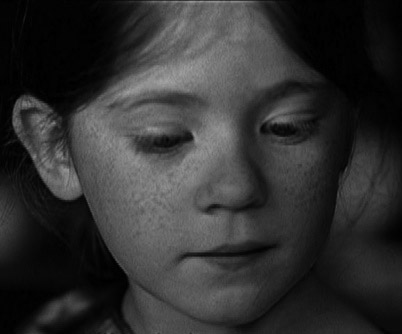
#> input picture data/img4.jpg, 402 x 334 px, found by its file name
$ python cv_threshold_Morphology.py
#> lines starting #> are read from the running program, lines starting #| are printed output that depends on the picture; after the words box and inside, x2 and y2 are one past the last pixel; in counts of white or black regions, pixels touching at a corner belong together
import os
import numpy as np
import cv2
import matplotlib.pyplot as plt

os.chdir("/Users/admin/Desktop/CL/Python/OpenCV")
img_gray=cv2.imread("img4.jpg")
#> img_gray is the input picture: shape (334, 402, 3); min 0, max 165, mean 49
img=img_gray
ret, thresh1 = cv2.threshold(img_gray, 127, 255, cv2.THRESH_BINARY)#>127->255,<127->0
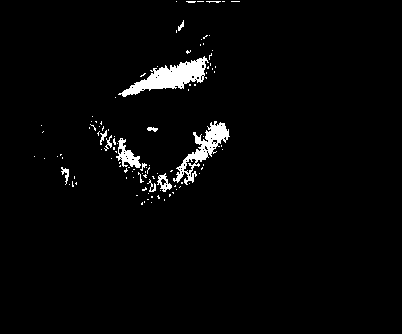
#> thresh1: shape (334, 402, 3); 2.6% white; 109 white regions (98 under 20 px), largest, box (x1, y1, x2, y2) and area: (118, 56, 209, 97) 1426, (173, 121, 230, 185) 1012, (116, 138, 141, 168) 321
ret, thresh2 = cv2.threshold(img_gray, 127, 255, cv2.THRESH_BINARY_INV)#>127->0,<127->255
ret, thresh3 = cv2.threshold(img_gray, 127, 255, cv2.THRESH_TRUNC)#>127->127,<127->不变
ret, thresh4 = cv2.threshold(img_gray, 127, 255, cv2.THRESH_TOZERO)#>127->不变,<=127->0
ret, thresh5 = cv2.threshold(img_gray, 127, 255, cv2.THRESH_TOZERO_INV)

titles = ['Original Image', 'BINARY', 'BINARY_INV', 'TRUNC', 'TOZERO', 'TOZERO_INV']
images = [img, thresh1, thresh2, thresh3, thresh4, thresh5]

for i in range(6):
    plt.subplot(2, 3, i + 1), plt.imshow(images[i], 'gray')
    plt.title(titles[i])
    plt.xticks([]), plt.yticks([])
plt.show()

cv2.imshow('img', img)
cv2.waitKey(0)
# print(img)
# cv2.destroyAllWindows()
# 均值滤波
# 简单的平均卷积操作
blur = cv2.blur(img, (3, 3))
cv2.imshow('blur', blur)
cv2.waitKey(0)
cv2.destroyAllWindows()
# print("blur",blur)
# 方框滤波
# 基本和均值一样，可以选择归一化
box = cv2.boxFilter(img,-1,(3,3), normalize=True)
cv2.imshow('box1', box)
cv2.waitKey(0)
cv2.destroyAllWindows()
# 方框滤波
# 基本和均值一样，可以选择归一化,容易越界
box = cv2.boxFilter(img,-1,(3,3), normalize=False)
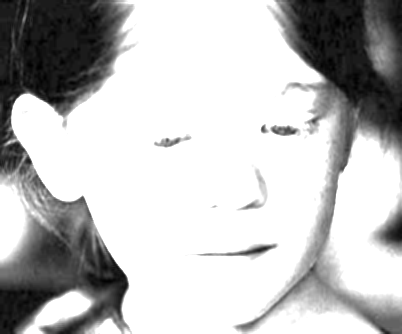
#> box: shape (334, 402, 3); min 0, max 255, mean 190.1
cv2.imshow('box2', box)
cv2.waitKey(0)
cv2.destroyAllWindows()
# 高斯滤波
# 高斯模糊的卷积核里的数值是满足高斯分布，相当于更重视中间的
aussian = cv2.GaussianBlur(img, (5, 5), 1)
cv2.imshow('aussian', aussian)
cv2.waitKey(0)
cv2.destroyAllWindows()
# 中值滤波
# 相当于用中值代替
median = cv2.medianBlur(img, 5)  # 中值滤波
cv2.imshow('median', median)
cv2.waitKey(0)
cv2.destroyAllWindows()
# 展示所有的
res = np.hstack((blur,aussian,median))#vstack
#print (res)
cv2.imshow('median vs average', res)
cv2.waitKey(0)
cv2.destroyAllWindows()
#腐蚀
kernel = np.ones((10,10),np.uint8)
erosion_1 = cv2.erode(img,kernel,iterations = 1)
erosion_2 = cv2.erode(img,kernel,iterations = 2)
erosion_3 = cv2.erode(img,kernel,iterations = 3)
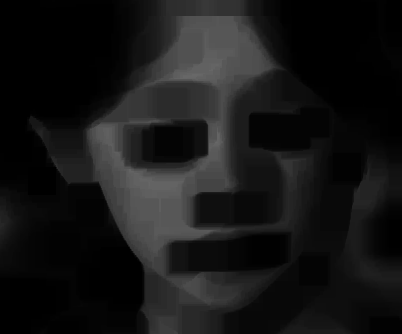
#> erosion_3: shape (334, 402, 3); min 0, max 104, mean 22.1
res = np.hstack((erosion_1,erosion_2,erosion_3))
cv2.imshow('res', res)
cv2.waitKey(0)
cv2.destroyAllWindows()
#膨胀
kernel = np.ones((10,10),np.uint8)
dilate_1 = cv2.dilate(img,kernel,iterations = 1)
dilate_2 = cv2.dilate(img,kernel,iterations = 2)
dilate_3 = cv2.dilate(img,kernel,iterations = 3)
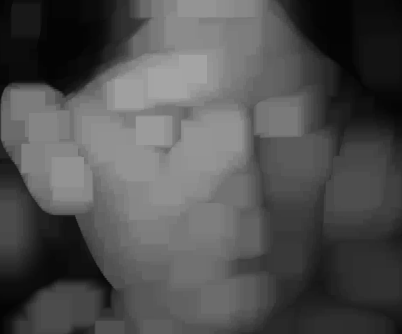
#> dilate_3: shape (334, 402, 3); min 4, max 165, mean 80.1
res = np.hstack((dilate_1,dilate_2,dilate_3))
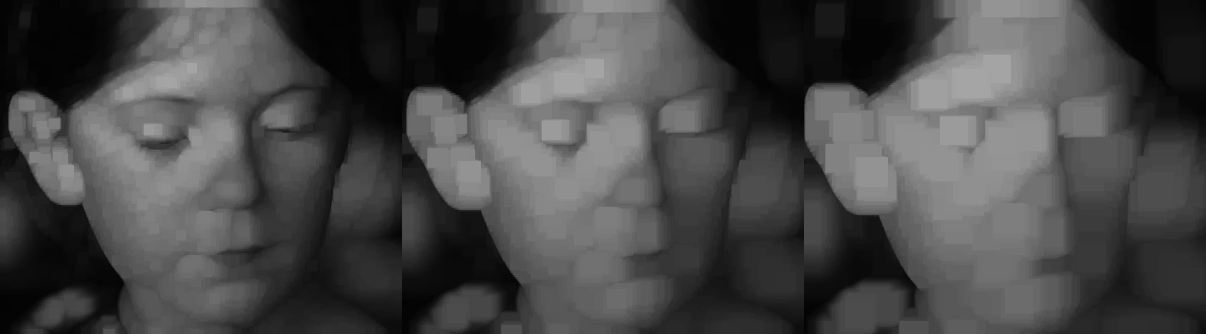
#> res: shape (334, 1206, 3); min 2, max 165, mean 71.8
cv2.imshow('res', res)
cv2.waitKey(0)
cv2.destroyAllWindows()
# 开：先腐蚀，再膨胀
kernel = np.ones((5,5),np.uint8)
opening = cv2.morphologyEx(img, cv2.MORPH_OPEN, kernel)
cv2.imshow('opening', opening)
cv2.waitKey(0)
cv2.destroyAllWindows()
# 闭：先膨胀，再腐蚀
kernel = np.ones((5,5),np.uint8)
closing = cv2.morphologyEx(img, cv2.MORPH_CLOSE, kernel)
cv2.imshow('closing', closing)
cv2.waitKey(0)
cv2.destroyAllWindows()
# 梯度=膨胀-腐蚀
kernel = np.ones((7,7),np.uint8)
dilate = cv2.dilate(img,kernel,iterations = 5)
erosion = cv2.erode(img,kernel,iterations = 5)
res = np.hstack((dilate,erosion))
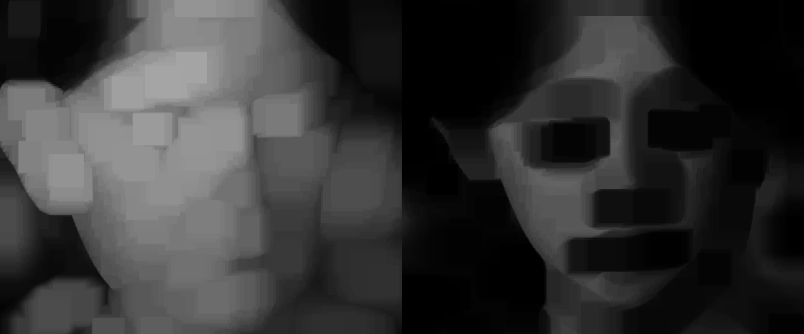
#> res: shape (334, 804, 3); min 0, max 165, mean 51.4
cv2.imshow('res', res)
cv2.waitKey(0)
cv2.destroyAllWindows()
gradient = cv2.morphologyEx(img, cv2.MORPH_GRADIENT, kernel)
cv2.imshow('gradient', gradient)
cv2.waitKey(0)
cv2.destroyAllWindows()
#礼帽 = 原始输入-开运算结果(刺)
tophat = cv2.morphologyEx(img, cv2.MORPH_TOPHAT, kernel)
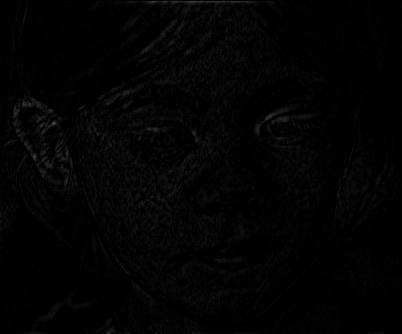
#> tophat: shape (334, 402, 3); min 0, max 75, mean 3.1
cv2.imshow('tophat', tophat)
cv2.waitKey(0)
cv2.destroyAllWindows()
#黑帽 = 闭运算-原始输入（没有刺，只有轮廓）
blackhat  = cv2.morphologyEx(img,cv2.MORPH_BLACKHAT, kernel)
cv2.imshow('blackhat ', blackhat )
cv2.waitKey(0)
cv2.destroyAllWindows()

$ run again, with data/img2.jpg copied over data/img4.jpg
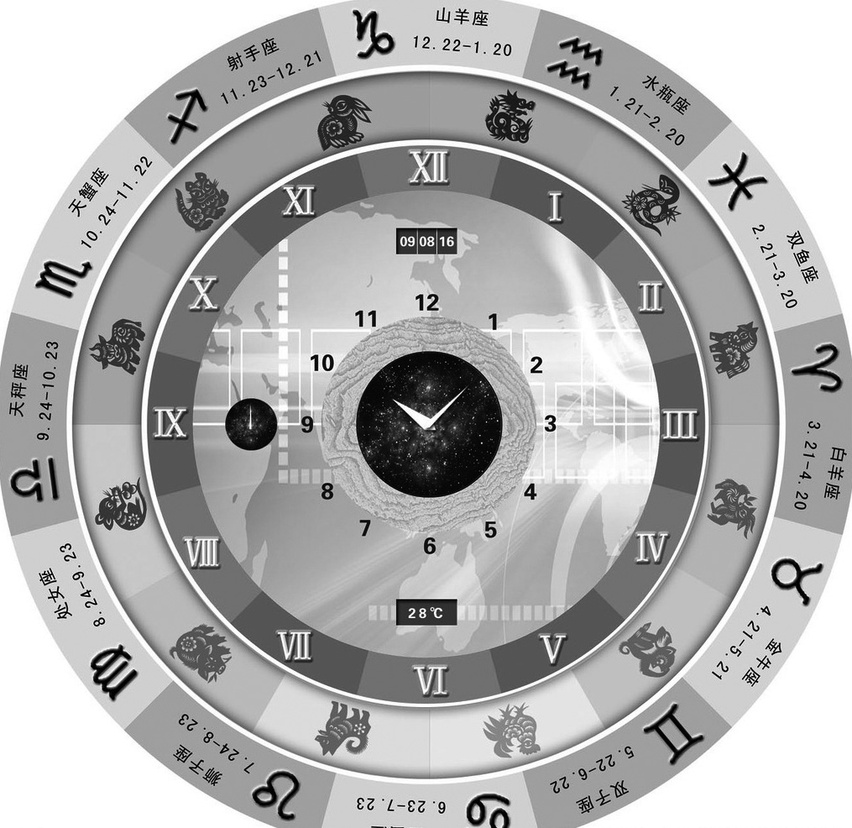
#> input picture data/img2.jpg, 852 x 828 px, shrunk from 1015 x 986 before the run, found by its file name
#> img_gray is the input picture: shape (828, 852, 3); min 0, max 255, mean 176.1
#> `ret, thresh1 = cv2.threshold(img_gray, 127, 255, cv2.THRESH_BINARY)#>1..`:
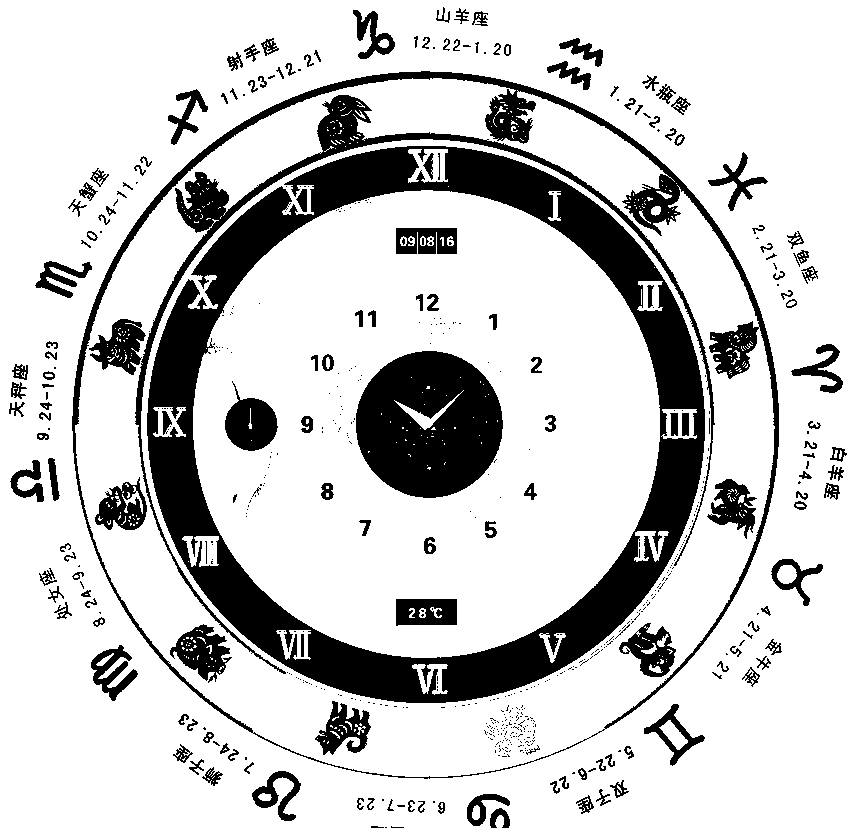
#> thresh1: shape (828, 852, 3); 79.8% white; 593 black regions (425 under 20 px), largest, box (x1, y1, x2, y2) and area: (147, 146, 705, 703) 65701, (356, 351, 503, 498) 16381, (72, 71, 779, 779) 14948
#> `blackhat  = cv2.morphologyEx(img,cv2.MORPH_BLACKHAT, kernel)`:
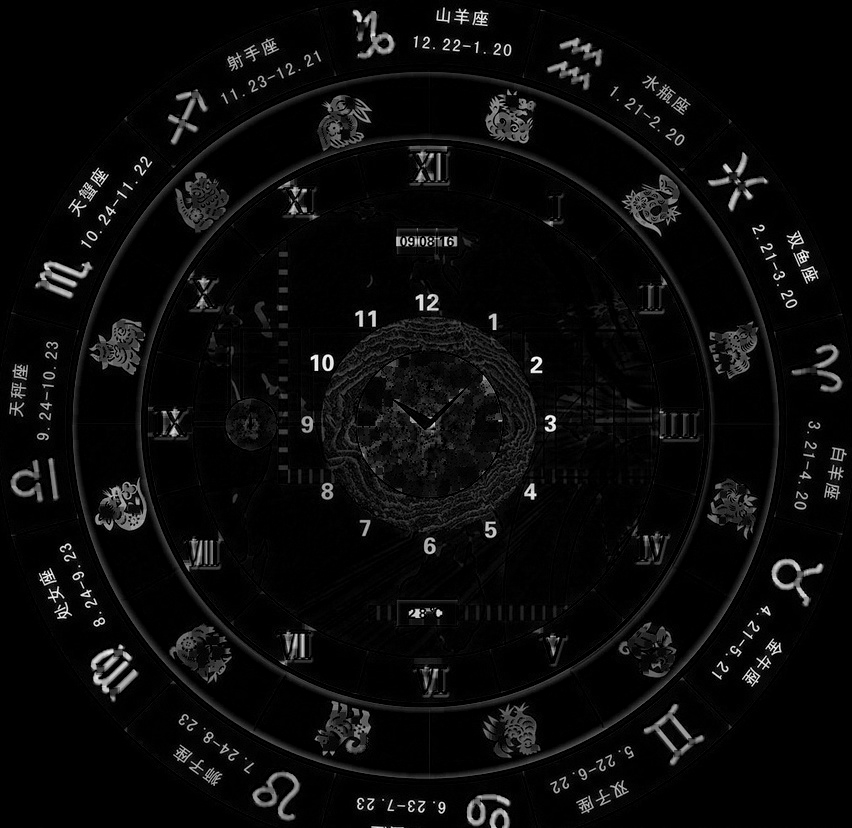
#> blackhat: shape (828, 852, 3); min 0, max 255, mean 10.6
